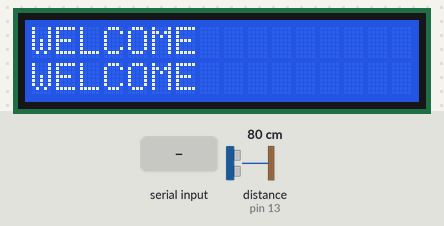
The sketch below on a simulated Arduino Uno, built with avr-gcc and run on an emulated ATmega328P. On the bench: 16×2 character LCD. Wiring (inferred from the names in the program): ultrasonic range finder: trigger pin 12; echo pin 13. The inputs (shaded band) are chosen by the test bench; at power-on: distance to the obstacle (sensor on pin 13) 80 cm. The echo pulse lasts 58.3 µs per cm; what the sketch prints to the serial monitor is not drawn.

Above: at 1.2 s.
1.3 s: distance to the obstacle (sensor on pin 13) set to 98 cm
2.8 s: distance to the obstacle (sensor on pin 13) set to 105 cm
At 3.8 s:
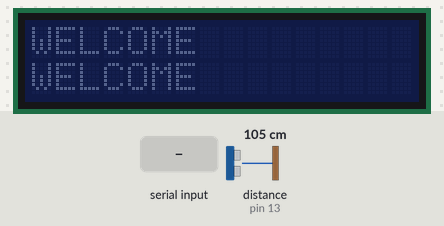
4.6 s: "30,150\n" received over Serial
At 5.9 s:
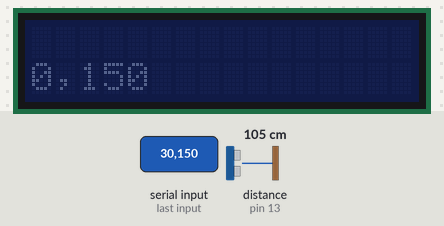
6.2 s: distance to the obstacle (sensor on pin 13) set to 2 cm
At 6.8 s:
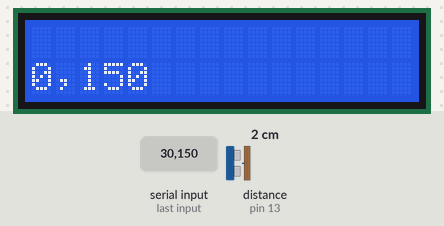
7.7 s: "90,45\n" received over Serial
At 8.5 s:
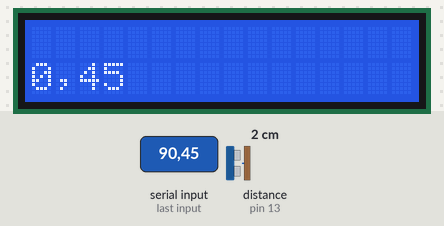
Timing chart, 0 to 10.3 s (numbered marks = the images above; inputs shaded):
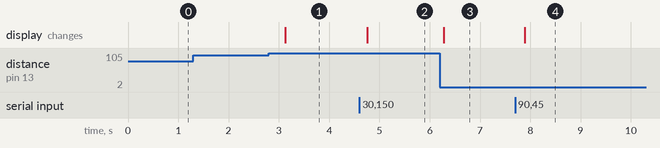

Measured:
- the behaviour switches between 100 and 101 cm on distance to the obstacle (sensor on pin 13) (found by bisection; images 0 and 1)
- after the input at 1.3 s, every drawn part: stays the same
- after the input at 2.8 s, the display: changes after 0.33 s (image 1)
- after the input at 4.6 s, the display: changes after 0.15 s (image 2)
- after the input at 6.2 s, the display: changes after 0.08 s (image 3)
- after the input at 7.7 s, the display: changes after 0.19 s (image 4)

The sketch:

Arduino_LCD.ino
```cpp
//load libraries
#include <Wire.h>
#include <LCD.h>
#include <LiquidCrystal_I2C.h>
#define trigPin 12
#define echoPin 13
//Define variables

#define I2C_ADDR          0x27        //Define I2C Address where the PCF8574A is
#define BACKLIGHT_PIN      3
#define En_pin             2
#define Rw_pin             1
#define Rs_pin             0
#define D4_pin             4
#define D5_pin             5
#define D6_pin             6
#define D7_pin             7

//Initialise the LCD
LiquidCrystal_I2C      lcd(I2C_ADDR, En_pin, Rw_pin, Rs_pin, D4_pin, D5_pin, D6_pin, D7_pin);
String line;
char receive;
boolean done = false;
int lineNo;
void setup()
{
  Serial.begin(9600);
  pinMode(trigPin, OUTPUT);
  pinMode(echoPin, INPUT);
  //Define the LCD as 16 column by 2 rows
  lcd.begin (16, 2);

  //Switch on the backlight
  lcd.setBacklightPin(BACKLIGHT_PIN, POSITIVE);
  lcd.setBacklight(HIGH);

  //Initial Message
  lcd.setCursor(0, 0);
  lcd.print("WELCOME");
  lcd.setCursor(0, 1);
  lcd.print("WELCOME");

}


void loop() {
  long duration, distance;
  digitalWrite(trigPin, LOW);
  delayMicroseconds(2);
  digitalWrite(trigPin, HIGH);

  delayMicroseconds(10);
  digitalWrite(trigPin, LOW);
  duration = pulseIn(echoPin, HIGH);
  distance = (duration / 2) / 29.1;

  Serial.println(distance);
  if (distance < 100) {
    lcd.setBacklight(1);
  }
  else {
    lcd.setBacklight(0);
  }
  delay(500);
  //----------------------------------------------------
  done = false;
  if (Serial.available() > 0) {
    lineNo = (int) Serial.read() - 48;
    delay(100);
  }
  while (Serial.available() > 0) {
    receive = Serial.read();
    line += receive;
    done = true;
  }
  if (done) {
    lcd.clear();
    lcd.setCursor(0, lineNo);
    lcd.print(line);
    line = "";
  }
}
```
